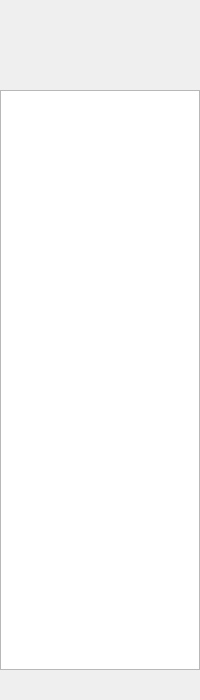
<?xml version="1.0" encoding="UTF-8"?>
<ui version="4.0">
 <class>PlayLists</class>
 <widget class="QWidget" name="PlayLists">
  <property name="geometry">
   <rect>
    <x>0</x>
    <y>0</y>
    <width>200</width>
    <height>700</height>
   </rect>
  </property>
  <property name="windowTitle">
   <string>Form</string>
  </property>
  <layout class="QVBoxLayout" name="verticalLayout" stretch="3,40,2">
   <property name="spacing">
    <number>0</number>
   </property>
   <property name="leftMargin">
    <number>0</number>
   </property>
   <property name="topMargin">
    <number>0</number>
   </property>
   <property name="rightMargin">
    <number>0</number>
   </property>
   <property name="bottomMargin">
    <number>0</number>
   </property>
   <item>
    <widget class="MyMenu" name="MenuBar" native="true">
     <property name="sizePolicy">
      <sizepolicy hsizetype="Fixed" vsizetype="Fixed">
       <horstretch>0</horstretch>
       <verstretch>0</verstretch>
      </sizepolicy>
     </property>
     <property name="minimumSize">
      <size>
       <width>200</width>
       <height>45</height>
      </size>
     </property>
     <property name="styleSheet">
      <string notr="true"/>
     </property>
    </widget>
   </item>
   <item>
    <widget class="QStackedWidget" name="stackedWidget">
     <property name="sizePolicy">
      <sizepolicy hsizetype="Expanding" vsizetype="Expanding">
       <horstretch>0</horstretch>
       <verstretch>0</verstretch>
      </sizepolicy>
     </property>
     <property name="currentIndex">
      <number>0</number>
     </property>
     <widget class="QWidget" name="page">
      <property name="sizePolicy">
       <sizepolicy hsizetype="Expanding" vsizetype="Expanding">
        <horstretch>0</horstretch>
        <verstretch>0</verstretch>
       </sizepolicy>
      </property>
      <layout class="QVBoxLayout" name="verticalLayout_2" stretch="3,0">
       <property name="spacing">
        <number>0</number>
       </property>
       <property name="leftMargin">
        <number>0</number>
       </property>
       <property name="topMargin">
        <number>0</number>
       </property>
       <property name="rightMargin">
        <number>0</number>
       </property>
       <property name="bottomMargin">
        <number>0</number>
       </property>
       <item>
        <widget class="MyMenu" name="ListPlayList" native="true">
         <property name="sizePolicy">
          <sizepolicy hsizetype="Fixed" vsizetype="Fixed">
           <horstretch>0</horstretch>
           <verstretch>0</verstretch>
          </sizepolicy>
         </property>
         <property name="minimumSize">
          <size>
           <width>200</width>
           <height>45</height>
          </size>
         </property>
        </widget>
       </item>
       <item>
        <widget class="FileListWidget" name="PlayList">
         <property name="sizePolicy">
          <sizepolicy hsizetype="Expanding" vsizetype="Expanding">
           <horstretch>0</horstretch>
           <verstretch>37</verstretch>
          </sizepolicy>
         </property>
        </widget>
       </item>
      </layout>
     </widget>
     <widget class="QWidget" name="page_2">
      <property name="sizePolicy">
       <sizepolicy hsizetype="Expanding" vsizetype="Expanding">
        <horstretch>0</horstretch>
        <verstretch>0</verstretch>
       </sizepolicy>
      </property>
     </widget>
    </widget>
   </item>
   <item>
    <widget class="MyMenu" name="PosControl" native="true">
     <property name="sizePolicy">
      <sizepolicy hsizetype="Fixed" vsizetype="Fixed">
       <horstretch>0</horstretch>
       <verstretch>0</verstretch>
      </sizepolicy>
     </property>
     <property name="minimumSize">
      <size>
       <width>200</width>
       <height>30</height>
      </size>
     </property>
    </widget>
   </item>
  </layout>
 </widget>
 <customwidgets>
  <customwidget>
   <class>MyMenu</class>
   <extends>QWidget</extends>
   <header location="global">mymenu.h</header>
   <container>1</container>
  </customwidget>
  <customwidget>
   <class>FileListWidget</class>
   <extends>QListWidget</extends>
   <header location="global">filelistwidget.h</header>
  </customwidget>
 </customwidgets>
 <resources/>
 <connections/>
</ui>
